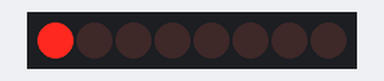
A sketch run on a simulated Arduino Uno, built with avr-gcc and run on an emulated ATmega328P. Parts: 8 shift-register outputs drawn as a row of LEDs (first output left, lit = HIGH). Wiring (inferred from the names in the program): shift register (74HC595): data pin 11; shift clock pin 12; latch pin 8. Wiring (inferred from the signals the program sends): row of LEDs: on Q0, Q1, Q2, Q3, Q4, Q5, Q6, Q7.

Above: at 0.15 s.
At 0.75 s:
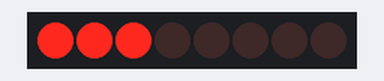
At 1.65 s:
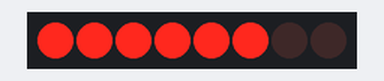
At 3.1 s:
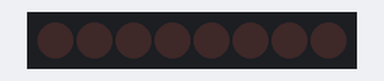
At 4.45 s:
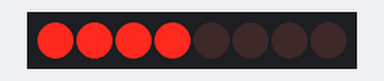
At 5.9 s:
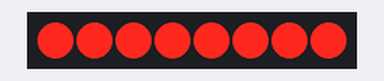
Timing chart, 0 to 7.8 s (numbered marks = the images above):
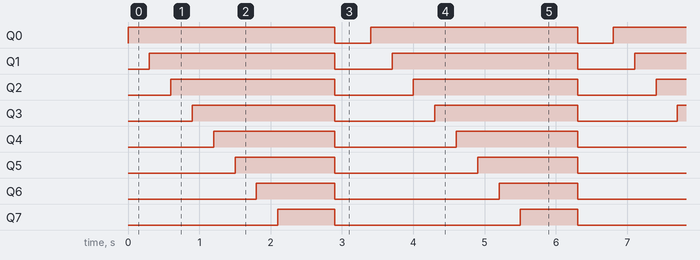

Measured:
- by itself, Q0: alternates HIGH for 2.9 s and LOW for 0.50 s
- by itself, Q1: alternates HIGH for 2.6 s and LOW for 0.80 s
- by itself, Q2: alternates HIGH for 2.3 s and LOW for 1.1 s
- by itself, Q3: alternates HIGH for 2.0 s and LOW for 1.4 s
- by itself, Q4: alternates HIGH for 1.7 s and LOW for 1.7 s
- by itself, Q5: alternates HIGH for 1.4 s and LOW for 2.0 s
- by itself, Q6: alternates HIGH for 1.1 s and LOW for 2.3 s
- by itself, Q7: alternates HIGH for 0.80 s and LOW for 2.6 s

The sketch:

shift_register_sequence.ino
```cpp
/*
 * 74HC595 Sequential LED Control
 * ------------------------------
 * Lights 8 LEDs progressively through a 74HC595 shift register using
 * only 3 Arduino pins.
 *
 * Controller used in the reconstructed implementation: Arduino Uno.
 *
 * Wiring:
 *   DS   (pin 14) -> D11
 *   SHCP (pin 11) -> D12
 *   STCP (pin 12) -> D8
 *   OE   (pin 13) -> GND   (outputs always enabled)
 *   MR   (pin 10) -> 5V    (never cleared)
 *   Q0..Q7 -> 470R -> LED -> GND
 */

const int DATA_PIN  = 11;   // DS
const int CLOCK_PIN = 12;   // SHCP
const int LATCH_PIN = 8;    // STCP

const unsigned long STEP_MS  = 300;
const unsigned long HOLD_MS  = 500;

// Shift one byte in and latch it to the outputs in a single step.
void updateRegister(byte value) {
  digitalWrite(LATCH_PIN, LOW);                    // outputs hold their old value
  shiftOut(DATA_PIN, CLOCK_PIN, MSBFIRST, value);  // bit 0 ends up on Q0
  digitalWrite(LATCH_PIN, HIGH);                   // rising edge: all 8 outputs update together
}

void setup() {
  pinMode(DATA_PIN, OUTPUT);
  pinMode(CLOCK_PIN, OUTPUT);
  pinMode(LATCH_PIN, OUTPUT);
  updateRegister(0x00);                            // start with all LEDs off
}

void loop() {
  // Progressive activation: 0b00000001, 0b00000011, ... 0b11111111
  for (int i = 0; i < 8; i++) {
    byte pattern = (1 << (i + 1)) - 1;
    updateRegister(pattern);
    delay(STEP_MS);
  }

  delay(HOLD_MS);
  updateRegister(0x00);   // all off
  delay(HOLD_MS);
}
```
